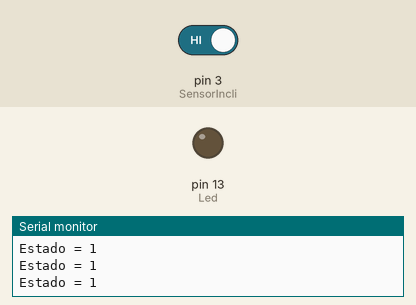
Simulated run of this sketch. Board: Arduino Uno, built with avr-gcc and run on an emulated ATmega328P. Parts: output pins drawn as LEDs (lit = HIGH), the last lines printed to the serial monitor. The test bench sets the inputs (shaded band); at power-on: pin 3 (SensorIncli) HIGH.

Above: at 1.2 s.
1.3 s: pin 3 (SensorIncli) driven LOW
At 2.0 s:
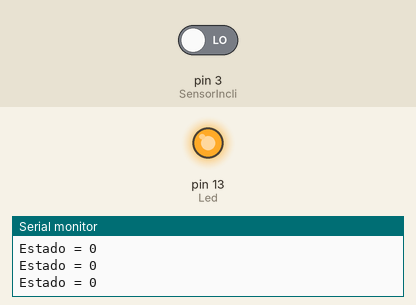
2.8 s: pin 3 (SensorIncli) driven HIGH
At 3.1 s:
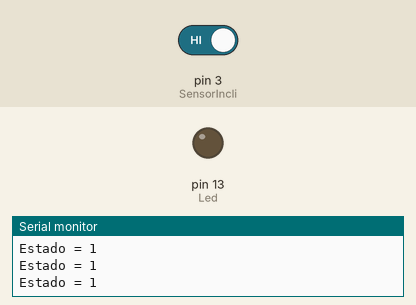
Timing chart, 0 to 5.8 s (numbered marks = the images above; inputs shaded):
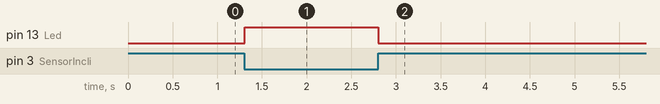

The sketch:

sensor_de_inclinacao.ino
```cpp
int Led = 13;
int SensorIncli = 3;
int Estado; // var responsavel pelo valor do sensor (0 ou 1)

void setup()
{
  pinMode (Led, OUTPUT);
  pinMode (SensorIncli, INPUT);
  Serial.begin(9600);
}

void loop()
{
  // o valor que sensor enviar fica nessa var
  Estado = digitalRead(SensorIncli);
  if(Estado == LOW){
  	digitalWrite(Led, HIGH);
  }
  else{
  	digitalWrite(Led, LOW);
  }

  // monitor serial
  Serial.print("Estado = "); //mensagem
  Serial.println(Estado); // valor var Estado

}
```

Measured:
- after the input at 1.3 s, pin 13 (Led): LOW → HIGH at once
- after the input at 2.8 s, pin 13 (Led): HIGH → LOW at once
